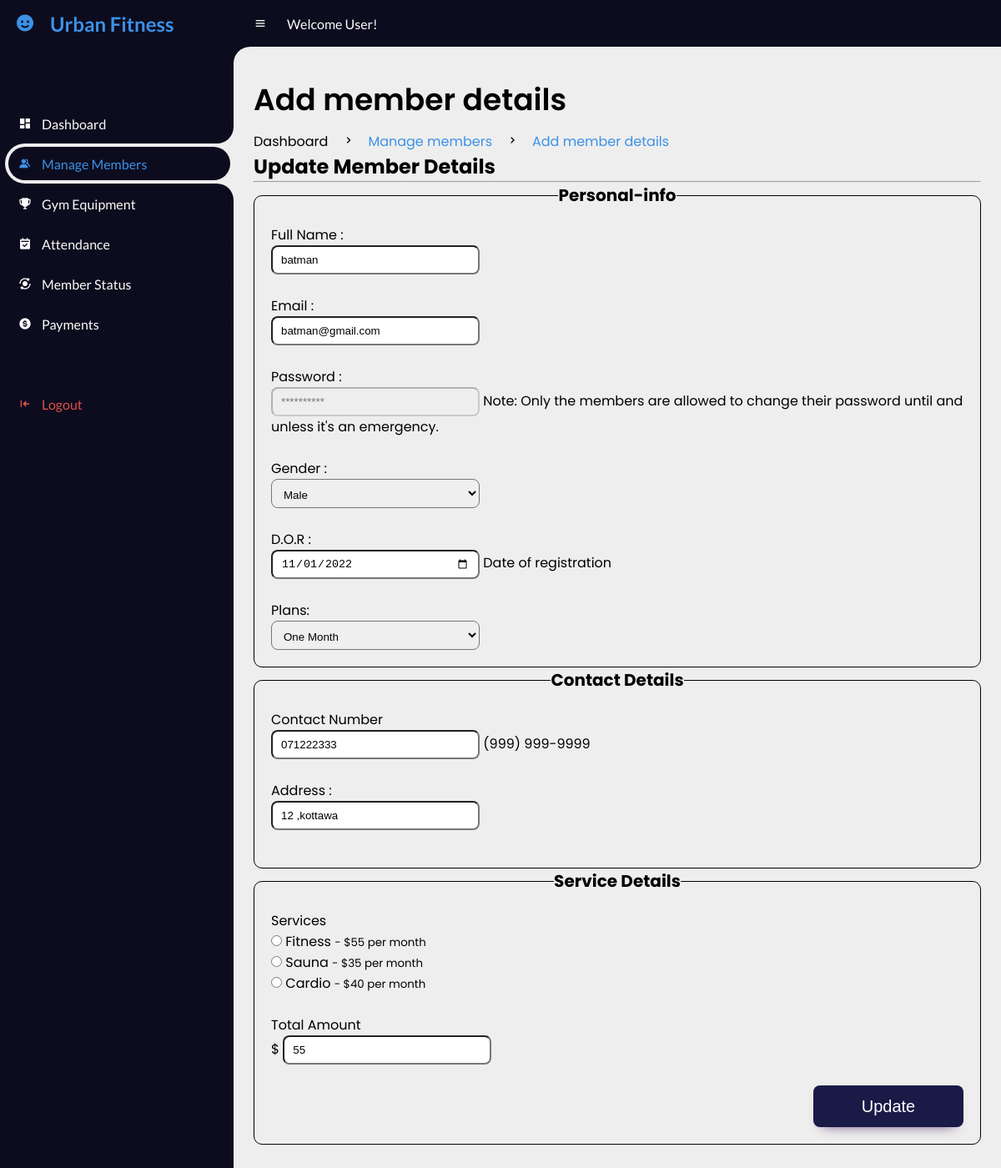
The page /UrbanFitness/2Staff/updatembForm.php?id=39 (signed in) on the database its author committed.
### tables this page shows
CREATE TABLE `members` (
  `user_id` int(11) NOT NULL,
  `fullname` varchar(20) NOT NULL,
  `email` varchar(20) NOT NULL,
  `password` varchar(100) NOT NULL,
  `gender` varchar(20) NOT NULL,
  `dor` date NOT NULL,
  `services` varchar(50) NOT NULL,
  `amount` int(100) NOT NULL,
  `paid_date` date NOT NULL,
  `p_year` int(11) NOT NULL,
  `plan` varchar(100) NOT NULL,
  `address` varchar(20) NOT NULL,
  `contact` varchar(100) NOT NULL,
  `status` varchar(20) NOT NULL DEFAULT 'Active',
  `attendance_count` int(100) NOT NULL,
  `ini_weight` int(100) NOT NULL DEFAULT 0,
  `curr_weight` int(100) NOT NULL DEFAULT 0,
  `ini_bodytype` varchar(50) NOT NULL,
  `curr_bodytype` varchar(50) NOT NULL,
  `progress_date` date NOT NULL,
  `reminder` int(11) NOT NULL DEFAULT 0
);

### UrbanFitness/2Staff/updatembForm.php (the view, shortened to what this page needs)
<!DOCTYPE html>
<html lang="en">
<head>
    <link href='https://unpkg.com/boxicons@2.0.9/css/boxicons.min.css' rel='stylesheet'>
    <link rel="stylesheet" href="css/addmb.css">
</head>
<body>
    <section id="sidebar">
        <a href="#" class="brand">
            <i class='bx bxs-smile'></i>
            <span class="text">Urban Fitness</span>
        </a>
        <ul class="side-menu top">
            <li>
                <a href="index.php">
                    <i class='bx bxs-dashboard'></i>
                    <span class="text">Dashboard</span>
                </a>
            </li>
            <li class="active">
                <a href="managemb.php">
                    <i class='bx bxs-group'></i>
                    <span class="text">Manage Members</span>
                </a>
            </li>
            <li>
                <a href="managegym.php">
                    <i class='bx bxs-trophy'></i>
                    <span class="text">Gym Equipment</span>
                </a>
            </li>
            <li>
                <a href="attendance.php">
                    <i class='bx bxs-calendar-check'></i>
                    <span class="text">Attendance</span>
                </a>
            </li>
            <li>
                <a href="statusmb.php">
                    <i class='bx bxs-analyse'></i>
                    <span class="text">Member Status</span>
                </a>
            </li>
            <li>
                <a href="paymentmb.php">
                    <i class='bx bxs-dollar-circle'></i>
                    <span class="text">Payments</span>
                </a>
            </li>
        </ul>
        <ul class="side-menu">
            <li>
                <a href="../logout.php" class="logout">
                    <i class='bx bxs-arrow-to-left'></i>
                    <span class="text">Logout</span>
                </a>
            </li>
        </ul>
    </section>
    <section id="content">
        <nav>
            <i class='bx bx-menu'></i>
            <a class="nav-link">Welcome User!</a>
        </nav>
        <main>
            <div class="head-title">
                <div class="left">
                    <h1>Add member details</h1>
                    <ul class="breadcrumb">
                        <li>
                            <a href="#">Dashboard</a>
                        </li>
                        <li><i class='bx bx-chevron-right'></i></li>
                        <li>
                            <a class="active" href="managemb.php">Manage members</a>
                        </li>
                        <li><i class='bx bx-chevron-right'></i></li>
                        <li>
                            <a class="active" href="addmb.php">Add member details</a>
                        </li>
                    </ul>
                </div>
            </div>
            <?php
            include 'dbcon.php';
            $id = $_GET['id'];
            $qry = "select * from members where user_id='$id'";
            $result = mysqli_query($conn, $qry);
            while ($row = mysqli_fetch_array($result)) {
            ?>
                <div id="content2">
                    <div id="content2-header">
                        <h1>Update Member Details</h1>
                    </div>
                    <div class="container-fluid">
                        <hr>
                        <div class="row-fluid">
                            <div class="span6">
                            <fieldset>
                                <legend>Personal-info</legend>
                                <div class="widget-box">
                                    <div class="widget-content nopadding">
                                        <form action="updatembReq.php" method="POST" class="form-horizontal">
                                            <div class="control-group">
                                                <label class="control-label">Full Name :</label>
                                                <div class="controls">
                                                    <input type="text" class="span11" required name="fullname" value='<?php echo $row['fullname']; ?>' />
                                                </div><br>
                                            </div>
                                            <div class="control-group">
                                                <label class="control-label">Email :</label>
                                                <div class="controls">
                                                    <input type="text" required class="span11" name="email" value='<?php echo $row['email']; ?>' />
                                                </div><br>
                                            </div>
                                            <div class="control-group">
                                                <label class="control-label">Password :</label>
                                                <div class="controls">
                                                    <input type="password" required class="span11" name="password" disabled="" placeholder="**********" />
                                                    <span class="help-block">Note: Only the members are allowed to change
                                                        their password
                                                        until and unless it's an emergency.</span>
                                                </div><br>
                                            </div>
                                            <div class="control-group">
                                                <label class="control-label">Gender :</label>
                                                <div class="controls">
                                                    <select name="gender" required="required" id="select" class="span11">
                                                        <option value="Male" selected="selected">Male</option>
                                                    </select>
                                                </div><br>
                                            </div>
                                            <div class="control-group">
                                                <label class="control-label">D.O.R :</label>
                                                <div class="controls">
                                                    <input type="date" required name="dor" class="span11" value='<?php echo $row['dor']; ?>' />
                                                    <span class="help-block">Date of registration</span>
                                                </div><br>
                                            </div>
                                    </div>
                                    <div class="widget-content nopadding">
                                        <div class="widget-content nopadding">
                                            <div class="form-horizontal">
                                                <div class="control-group">
                                                    <label for="normal" class="control-label " >Plans: </label>
                                                    <div class="controls">
                                                        <select name="plan" required="" id="select"class="span11">
                                                            <option value="1" selected="selected">One Month</option required>
                                                        </select><br>
                                                    </div>
                                                </div>
                                            </div>
                                        </div>
                                    </div>
                                </div>
                                </fieldset>
                            </div>
                            <div class="span6">
                                <fieldset>
                                    <legend>Contact Details</legend>
                                <div class="widget-box">
                                    <div class="widget-content nopadding">
                                        <div class="form-horizontal">
                                            <div class="control-group">
                                                <label for="normal" class="control-label">Contact Number</label>
                                                <div class="controls">
                                                    <input type="number" class="span11" id="mask-phone" name="contact" value='<?php echo $row['contact']; ?>' class="span8 mask text">
                                                    <span class="help-block blue span8">(999) 999-9999</span>
                                                </div><br>
                                            </div>
                                            <div class="control-group">
                                                <label class="control-label">Address :</label>
                                                <div class="controls">
                                                    <input type="text" class="span11" name="address" value='<?php echo $row['address']; ?>' />
                                                </div><br>
                                            </div>
                                        </div>
                                 </fieldset>
                                <fieldset>
                                    <legend>Service Details</legend>
                                        <div class="widget-content nopadding">
                                            <div class="form-horizontal">
                                                <div class="control-group">
                                                    <label class="control-label">Services</label>
                                                    <div class="controls">
                                                        <label>
                                                            <input type="radio" value="Fitness" name="services" />
                                                            Fitness <small>- $55 per month</small></label><br>
                                                        <label>
                                                            <input type="radio" value="Sauna" name="services" />
                                                            Sauna <small>- $35 per month</small></label><br>
                                                        <label>
                                                            <input type="radio" value="Cardio" name="services" />
                                                            Cardio <small>- $40 per month</small></label>
                                                    </div><br>
                                                </div>
                                                <div class="control-group">
                                                    <label class="control-label">Total Amount</label>
                                                    <div class="controls">
                                                        <div class="input-append">
                                                            <span class="add-on">$</span>
                                                            <input type="number" value='<?php echo $row['amount']; ?>' name="amount" class="span11">
                                                        </div><br>
                                                    </div>
                                                </div>
                                                <div class="form-actions text-center">
                                                    <button type="submit" class="btn-success">Update</button>
                                                </div><br>
                                            </div>
                                        <?php
                                    }
                                        ?>
                                        </div>
                                    </div>
                                </div>
                            </div>
                        </div>
        </main>
    </section>
</body>
</html>

### rows shown on the page
members: fullname "batman", email "batman@gmail.com", dor "11/01/2022", contact "071222333", address "12 ,kottawa", amount "55"
